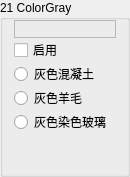
                 <widget class="QGroupBox" name="Base21">
                  <property name="sizePolicy">
                   <sizepolicy hsizetype="Fixed" vsizetype="Preferred">
                    <horstretch>0</horstretch>
                    <verstretch>0</verstretch>
                   </sizepolicy>
                  </property>
                  <property name="minimumSize">
                   <size>
                    <width>130</width>
                    <height>0</height>
                   </size>
                  </property>
                  <property name="maximumSize">
                   <size>
                    <width>130</width>
                    <height>16777215</height>
                   </size>
                  </property>
                  <property name="autoFillBackground">
                   <bool>true</bool>
                  </property>
                  <property name="title">
                   <string>21 ColorGray</string>
                  </property>
                  <property name="flat">
                   <bool>false</bool>
                  </property>
                  <layout class="QVBoxLayout" name="verticalLayout_21">
                   <property name="spacing">
                    <number>0</number>
                   </property>
                   <property name="topMargin">
                    <number>0</number>
                   </property>
                   <property name="bottomMargin">
                    <number>0</number>
                   </property>
                   <item>
                    <widget class="QLabel" name="Color21">
                     <property name="font">
                      <font>
                       <family>微软雅黑</family>
                       <pointsize>9</pointsize>
                      </font>
                     </property>
                     <property name="frameShape">
                      <enum>QFrame::StyledPanel</enum>
                     </property>
                     <property name="text">
                      <string/>
                     </property>
                    </widget>
                   </item>
                   <item>
                    <widget class="QCheckBox" name="Enable21">
                     <property name="text">
                      <string>启用</string>
                     </property>
                    </widget>
                   </item>
                   <item>
                    <widget class="QRadioButton" name="is21Concrete">
                     <property name="text">
                      <string>灰色混凝土</string>
                     </property>
                     <property name="icon">
                      <iconset resource="../BlockTextures.qrc">
                       <normaloff>:/new/Textures/Slope/block/gray_concrete.png</normaloff>:/new/Textures/Slope/block/gray_concrete.png</iconset>
                     </property>
                    </widget>
                   </item>
                   <item>
                    <widget class="QRadioButton" name="is21Wool">
                     <property name="text">
                      <string>灰色羊毛</string>
                     </property>
                     <property name="icon">
                      <iconset resource="../BlockTextures.qrc">
                       <normaloff>:/new/Textures/Slope/block/gray_wool.png</normaloff>:/new/Textures/Slope/block/gray_wool.png</iconset>
                     </property>
                    </widget>
                   </item>
                   <item>
                    <widget class="QRadioButton" name="is21StainedGlass">
                     <property name="text">
                      <string>灰色染色玻璃</string>
                     </property>
                     <property name="icon">
                      <iconset resource="../BlockTextures.qrc">
                       <normaloff>:/new/Textures/Slope/block/gray_stained_glass.png</normaloff>:/new/Textures/Slope/block/gray_stained_glass.png</iconset>
                     </property>
                    </widget>
                   </item>
                   <item>
                    <spacer name="verticalSpacer_18">
                     <property name="orientation">
                      <enum>Qt::Vertical</enum>
                     </property>
                     <property name="sizeHint" stdset="0">
                      <size>
                       <width>20</width>
                       <height>40</height>
                      </size>
                     </property>
                    </spacer>
                   </item>
                  </layout>
                 </widget>
